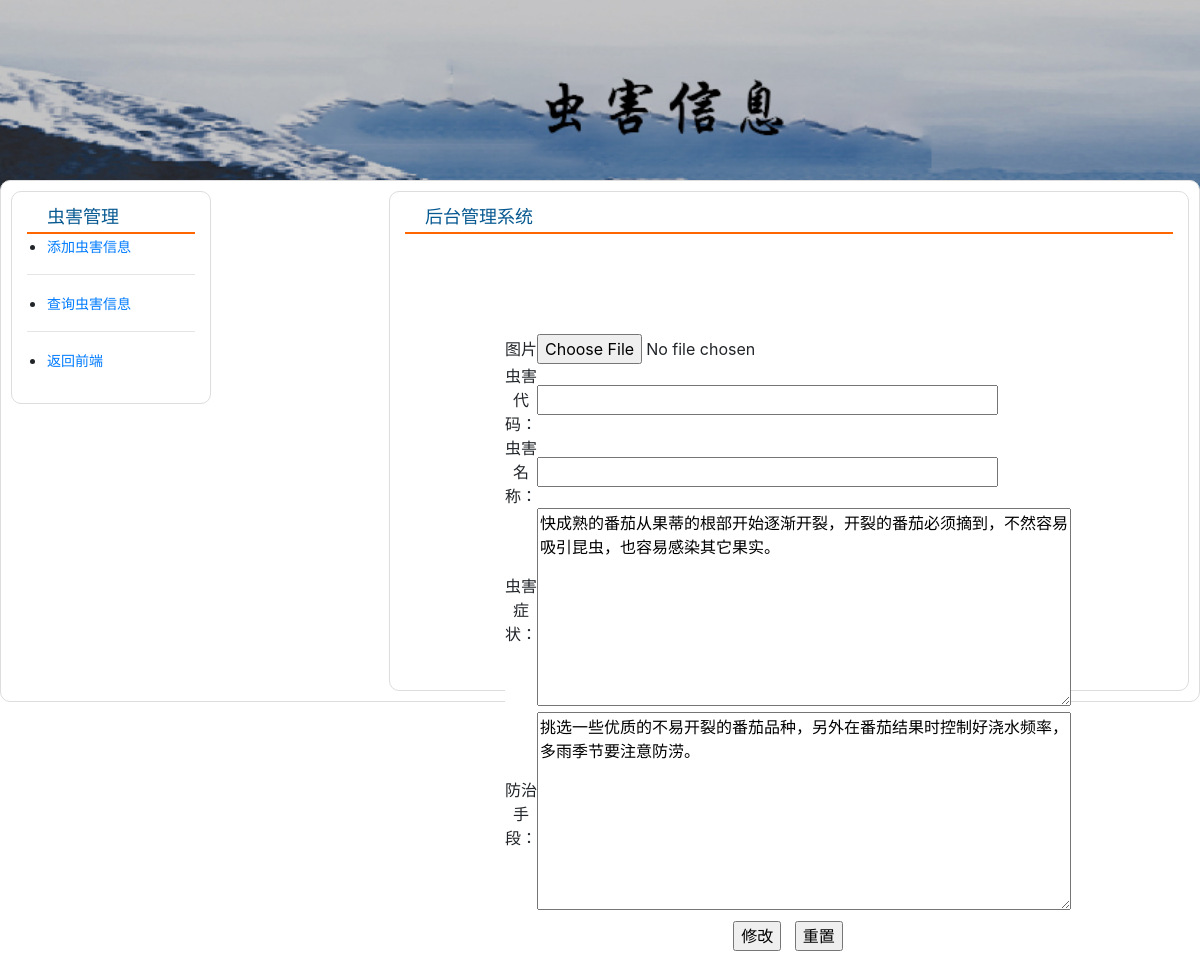
Screenshot of /chonghai/modify.php?id=2 with the database file from the repository.
### tables this page shows
CREATE TABLE `binghai`  (
  `id` int(11) NOT NULL AUTO_INCREMENT,
  `bid` text NULL,
  `bname` varchar(255) NOT NULL,
  `bimage` varchar(255) NOT NULL,
  `shijian` datetime NOT NULL,
  `zhengzhuang` varchar(1000) NOT NULL,
  `fangzhi` varchar(1000) NOT NULL,
  PRIMARY KEY (`id`) USING BTREE
);

### chonghai/modify.php (the view, shortened to what this page needs)
<!doctype html>
<html>
<head>
<link href="css/index.css" rel="stylesheet">
<link rel="stylesheet" type="text/css" href="css/bootstrap.css">
</head>
<body>
<?php
 $conn = mysqli_connect(HOST,USER,PASS,DBNAME) or die("数据库服务器连接错误".mysqli_connect_error());
mysqli_set_charset($conn,"utf8");
$id = $_GET['id'];
$sql = "select * from binghai where id=$id";
$result = mysqli_query($conn,$sql);
$row = mysqli_fetch_object($result);
?>
<div class="bgimg"></div>
<div class="content">
    <div class="con_left">
        <div class="con_left1">
            <div class="con_header" style=""><div class="title" style=""><span>虫害管理</span></div></div>
            <div class="">
                <ul><li><a href="add_news.php">添加虫害信息</a></li></ul><hr/>
				<ul><li><a href="search_news.php">查询虫害信息</a></li></ul><hr/>
                <ul><li><a href="main.php">返回前端</a></li></ul>
            </div>
        </div>
    </div>
    <div class="con_right">
        <div class="">
            <div class="">
                <div class="con_header"><div class="title"><span>后台管理系统</span></div></div>
                <div style="margin-top:100px;margin-left: 100px;">
                    <form name="form1" method="post" action="update_modify_ok.php" enctype="multipart/form-data">
                        <table width="550" height="212" border="0" cellpadding="0" cellspacing="0" bgcolor="#FFFFFF">
                            <tr>
                                <td>图片</td>
                                <td><input type="file" name="myfile" id="img"></td>
                            </tr>
                            <tr>
                                <td width="87" align="center">虫害代码：</td>
                                <td width="433" height="31"><input name="cid" type="text" id="txt_bid" size="40" value="<?php echo $row->cid;?>" required>
                                </td>
                            </tr>
                            <tr>
                                <td width="87" align="center">虫害名称：</td>
                                <td width="433" height="31"><input name="cname" type="text" id="txt_bname" size="40" value="<?php echo $row->cname;?>" required>
                                </td>
                            </tr>
                            <tr>
                                <td height="124" align="center">虫害症状：</td>
                                <td><textarea name="zhengzhuang" cols="50" required rows="8" ><?php echo $row->zhengzhuang;?></textarea></td>
                            </tr>
                            <tr>
                                <td height="124" align="center">防治手段：</td>
                                <td><textarea name="fangzhi" cols="50" required rows="8" ><?php echo $row->fangzhi;?></textarea></td>
                            </tr>
                            <tr>
                                <td height="40" colspan="2" align="center">
                                <input name="Submit" type="submit" class="btn_grey" value="修改" >
                                    &nbsp; <input type="reset" name="Submit2" value="重置"></td>
                            </tr>
                        </table>
                    </form>
                </div>
            </div>
        </div>
    </div>
</div>
</body>
</html>

### chonghai/css/index.css (style rules this page uses)
body { background-color: #F1F2F6; margin: 0 auto; padding:0; }
a { font-size: 14px; text-decoration: none; color: #000000; }
.bgimg { height:230px; width: 100%; background-image:url(../image/head.jpg); background-repeat:no-repeat; background-size:cover; }
.content { width:1200px; margin:0 auto; margin-top: -50px; border-radius: 10px; background-color: #fff; border:solid 1px #ddd; }
.content .con_left { width: 280px; float:left; }
.content .con_right { width:800px; height:500px; float: right; margin:0 auto; margin:10px; padding:15px; border-radius: 10px; border: solid 1px #ddd; }
.content .con_left .con_left1 { width:200px; margin:10px; padding:15px; border-radius: 10px; border: solid 1px #ddd; }
.content .con_header { font-size: 18px; color: #075991; border-bottom: solid 2px #FF6600; padding-bottom: 5px; }
.title { height:20px; line-height:20px; padding-left:20px; }
ul { padding-left: 20px; margin:8px 0; }

### rows the page displays
binghai: zhengzhuang "快成熟的番茄从果蒂的根部开始逐渐开裂，开裂的番茄必须摘到，不然容易吸引昆虫，也容易感染其它果实。", fangzhi "挑选一些优质的不易开裂的番茄品种，另外在番茄结果时控制好浇水频率，多雨季节要注意防涝。"
